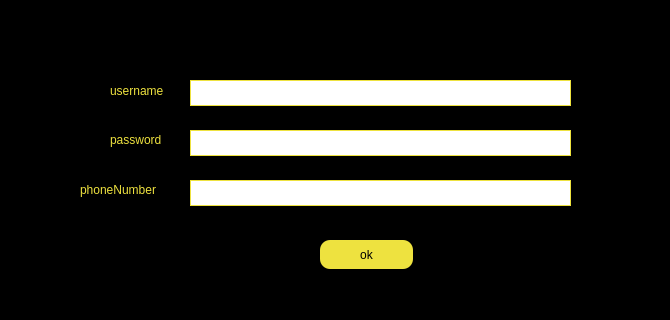
<?xml version="1.0" encoding="UTF-8"?>
<ui version="4.0">
 <class>signup</class>
 <widget class="QWidget" name="signup">
  <property name="geometry">
   <rect>
    <x>0</x>
    <y>0</y>
    <width>670</width>
    <height>320</height>
   </rect>
  </property>
  <property name="windowTitle">
   <string>Form</string>
  </property>
  <property name="styleSheet">
   <string notr="true">#signup{

background-color:black;
}</string>
  </property>
  <widget class="QLabel" name="lbluser">
   <property name="geometry">
    <rect>
     <x>110</x>
     <y>80</y>
     <width>71</width>
     <height>21</height>
    </rect>
   </property>
   <property name="styleSheet">
    <string notr="true">#lbluser{
color: rgb(238, 226, 63);

}</string>
   </property>
   <property name="text">
    <string>username</string>
   </property>
  </widget>
  <widget class="QLabel" name="lblphone">
   <property name="geometry">
    <rect>
     <x>80</x>
     <y>180</y>
     <width>101</width>
     <height>20</height>
    </rect>
   </property>
   <property name="styleSheet">
    <string notr="true">#lblphone{
color: rgb(238, 226, 63);

}</string>
   </property>
   <property name="text">
    <string>&lt;html&gt;&lt;head/&gt;&lt;body&gt;&lt;p&gt;phoneNumber&lt;/p&gt;&lt;/body&gt;&lt;/html&gt;</string>
   </property>
  </widget>
  <widget class="QLineEdit" name="ledpassword">
   <property name="geometry">
    <rect>
     <x>190</x>
     <y>130</y>
     <width>381</width>
     <height>26</height>
    </rect>
   </property>
   <property name="styleSheet">
    <string notr="true">#ledpassword{
border:1px  solid   rgb(238, 226, 63);

}</string>
   </property>
   <property name="echoMode">
    <enum>QLineEdit::Password</enum>
   </property>
  </widget>
  <widget class="QLineEdit" name="ledphone">
   <property name="geometry">
    <rect>
     <x>190</x>
     <y>180</y>
     <width>381</width>
     <height>26</height>
    </rect>
   </property>
   <property name="styleSheet">
    <string notr="true">#ledphone{
border:1px  solid   rgb(238, 226, 63);

}</string>
   </property>
  </widget>
  <widget class="QPushButton" name="pbnokup">
   <property name="enabled">
    <bool>true</bool>
   </property>
   <property name="geometry">
    <rect>
     <x>320</x>
     <y>240</y>
     <width>93</width>
     <height>29</height>
    </rect>
   </property>
   <property name="styleSheet">
    <string notr="true">#pbnokup{

background-color:rgb(238, 226, 63);

border-radius:10px;

}</string>
   </property>
   <property name="text">
    <string>ok</string>
   </property>
  </widget>
  <widget class="QLabel" name="lblpas">
   <property name="geometry">
    <rect>
     <x>110</x>
     <y>130</y>
     <width>63</width>
     <height>20</height>
    </rect>
   </property>
   <property name="styleSheet">
    <string notr="true">#lblpas{
color: rgb(238, 226, 63);

}</string>
   </property>
   <property name="text">
    <string>password</string>
   </property>
  </widget>
  <widget class="QLineEdit" name="leduser">
   <property name="geometry">
    <rect>
     <x>190</x>
     <y>80</y>
     <width>381</width>
     <height>26</height>
    </rect>
   </property>
   <property name="styleSheet">
    <string notr="true">#leduser{
border:1px  solid   rgb(238, 226, 63);

}</string>
   </property>
  </widget>
 </widget>
 <resources/>
 <connections/>
</ui>
